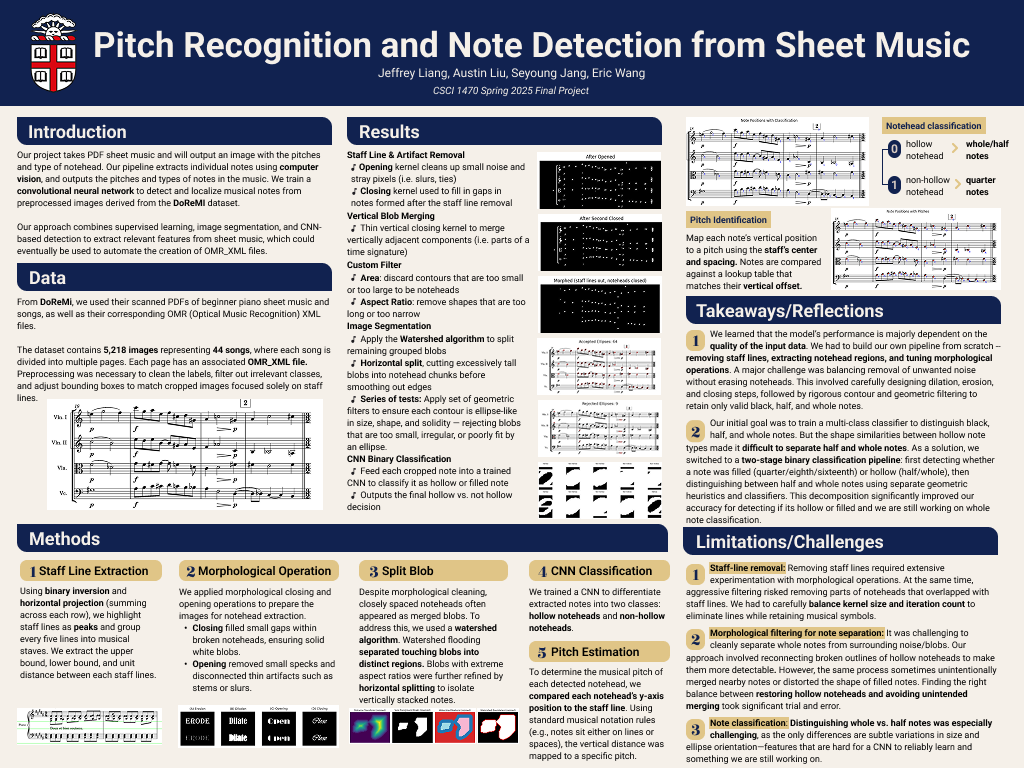
#> input picture poster.png, 1024 x 768 px, given in place of Alkan - Posement-001.png, which was not available
$ jupyter execute --allow-errors brown-s25-final-project-draft.ipynb   (shell and % lines are left out)   (text cells are left out)
#> lines starting #> are read from the running program, lines starting #| are printed output that depends on the picture; after the words box and inside, x2 and y2 are one past the last pixel; in counts of white or black regions, pixels touching at a corner belong together; pictures that were not available may be replaced by others from this repository, and a replacement may not be noted
[cell 1]
# Useful commamnds

[cell 2]
import numpy as np
from PIL import Image
import xml.etree.ElementTree as ET
from tqdm import tqdm
import os
import matplotlib.pyplot as plt

doremi_dir = "/kaggle/input/doremi-raw-dataset/DoReMi_v1/"
IMAGE_WIDTH = 2475
IMAGE_HEIGHT = 1577

[cell 3]
img_path = doremi_dir + 'Images/Alkan - Posement-001.png'
image = Image.open(img_path)
#> image is the input picture: PIL image 1024x768 RGBA; mean R, G, B, A 174.6, 174.2, 177.8, 255
file_path = doremi_dir + 'Parsed_by_page_omr_xml/Parsed_Alkan - Posement-layout-0-muscima_Page_1.xml'
#> (the rest of this cell did not finish here and is left out)

[cell 4]
class Staff:
    def __init__(self, center: float, upper_bound: int, lower_bound: int, unit_size: float, track: int):
        self.center = center
        self.upper_bound = upper_bound
        self.lower_bound = lower_bound
        self.unit_size = unit_size
        self.track = track

    def __repr__(self):
        return (
            "Staff {\n"
            f"    Center: {self.center:.1f}\n"
            f"    Upper bound: {self.upper_bound}\n"
            f"    Lower bound: {self.lower_bound}\n"
            f"    Unit size: {self.unit_size:.1f}\n"
            f"    Track: {self.track}\n"
            "}"
        )

[cell 5]
import cv2
from scipy.signal import find_peaks
import numpy as np
import matplotlib.pyplot as plt

# Step 0: Convert grayscale
image_gray = image.convert("L")
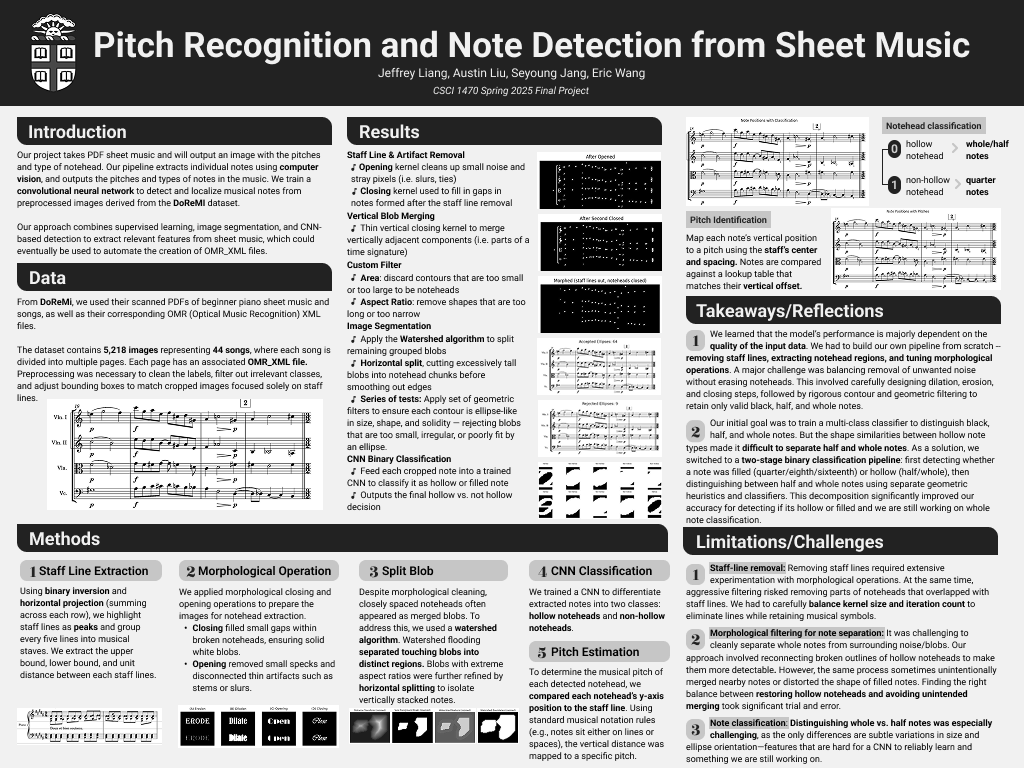
#> image_gray: PIL image 1024x768 L; min 0, max 255, mean 174.8
image_np = np.array(image_gray)

# Step 1: Binarize image
_, binary = cv2.threshold(image_np, 0, 255, cv2.THRESH_BINARY_INV + cv2.THRESH_OTSU)
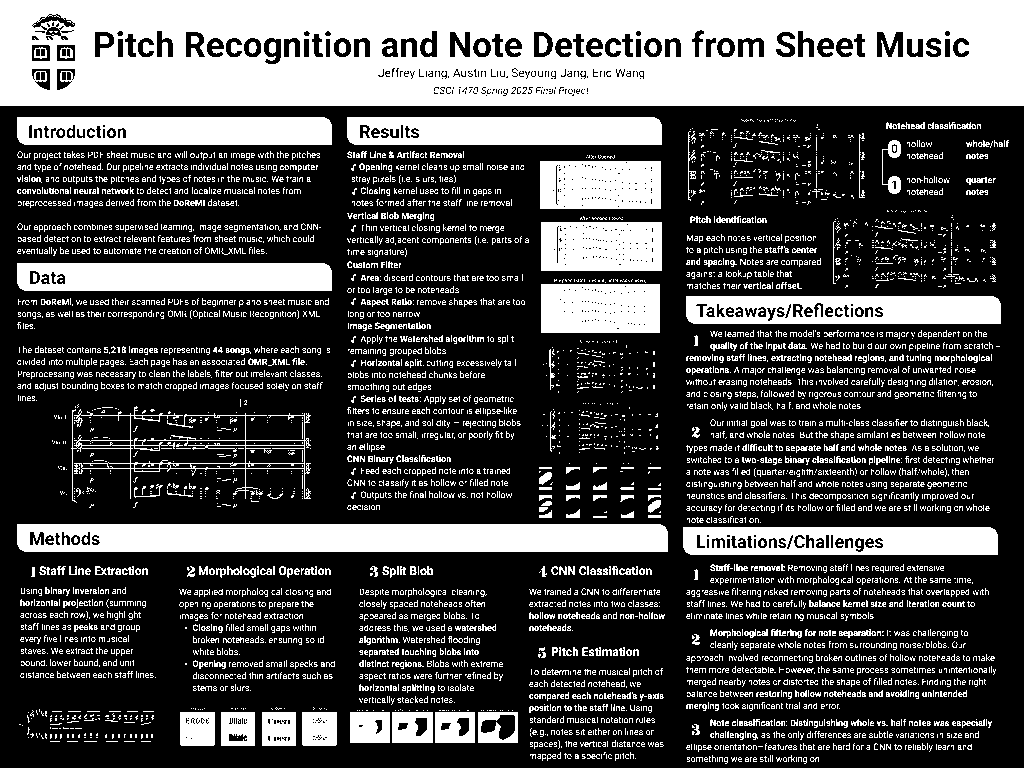
#> binary: shape (768, 1024); 31.5% white; 5452 white regions (4830 under 20 px), largest, box (x1, y1, x2, y2) and area: (0, 0, 1024, 106) 96220, (17, 524, 668, 552) 17713, (17, 263, 332, 291) 8511

# Step 2: Horizontal projection
horizontal_projection = np.sum(binary, axis=1)
#> horizontal_projection = 768 values, max 261120 at index 0, min 0 at index 106, mean 82315.2

# Step 3: Detect staffline peaks
peaks, _ = find_peaks(horizontal_projection, height=np.max(horizontal_projection) * 0.5, distance=5)
#> peaks = 22 values from 21 to 548

# Step 4: Group into staves (5 lines per group)
grouped_staffs = []
for i in range(0, len(peaks) - 4, 5):
    group = peaks[i:i+5]
    grouped_staffs.append(group)
#> this loop made 4 passes
#> (i, group) on passes 2 to 4: (5, [57, 65, 74, 80, 86]), (10, [94, 100, 124, 135, 142]), (15, [264, 288, 300, 316, 531])
#> group on pass 1: [21, 27, 36, 44, 50]
#> after the loop, grouped_staffs = [[21, 27, 36, 44, 50], [57, 65, 74, 80, 86], [94, 100, 124, 135, 142], [264, 288, 300, 316, 531]]

# Step 5: Convert grayscale to RGB for drawing
image_color = np.stack([image_np]*3, axis=-1)

# Step 6: Draw bounding boxes and print structured output
staff_bounds = []
staff_bounds = []
staff_objects = []

for i, group in enumerate(grouped_staffs):
    y_center = float(np.mean(group))
    unit_size = float(np.mean(np.diff(group)))
    padding = int(unit_size * 3.5)

    y_min = int(np.min(group) - padding)
    y_max = int(np.max(group) + padding)
    track = i % 2 + 1

    staff = Staff(
        center=y_center,
        upper_bound=y_min,
        lower_bound=y_max,
        unit_size=unit_size,
        track=track
    )
    staff_objects.append(staff)
    staff_bounds.append((y_min, y_max))

    cv2.rectangle(image_color, (0, y_min), (image_np.shape[1], y_max), (0, 255, 0), 2)
    print(staff)
#> this loop made 4 passes
#> (group, y_center, unit_size, padding, y_min, y_max, track) on passes 1 to 4: ([21, 27, 36, 44, 50], 35.6, 7.25, 25, -4, 75, 1), ([57, 65, 74, 80, 86], 72.4, 7.25, 25, 32, 111, 2), ([94, 100, 124, 135, 142], 119, 12, 42, 52, 184, 1), ([264, 288, 300, 316, 531], 339.8, 66.75, 233, 31, 764, 2)
#> (printed output is left out)
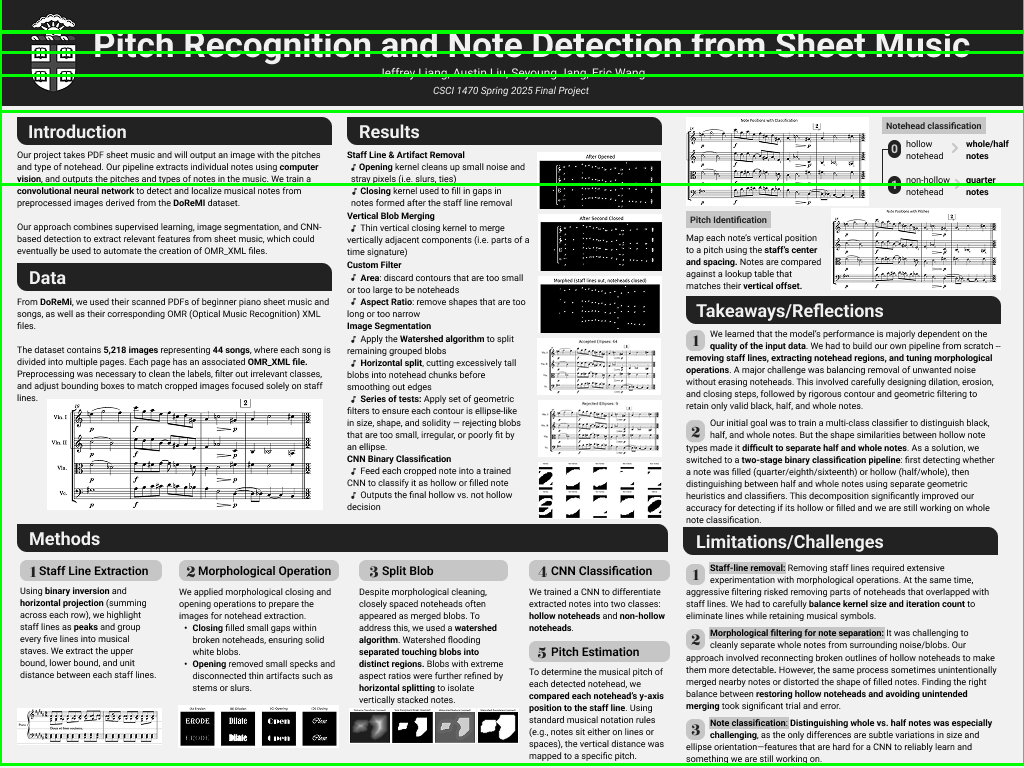
#> image_color: shape (768, 1024, 3); mean of channels 0, 1, 2 170.5, 177.6, 170.5; drawn as B, G, R
#> after the loop, staff_bounds = [(-4, 75), (32, 111), (52, 184), (31, 764)]; staff_objects = 4 items


# Step 7: Show image with bounding boxes
plt.figure(figsize=(20, 20))
plt.imshow(image_color)
plt.axis("off")
plt.show()

[cell 6]
import re
import pprint

def natural_key(string):
    return [int(s) if s.isdigit() else s.lower() for s in re.split('(\d+)', string)]

#Sorts Images and Parsed_by_page_omr_xml directories
image_list = os.listdir(doremi_dir+ "Images")
omr_xml_list =  os.listdir(doremi_dir + "Parsed_by_page_omr_xml")
image_list.sort(key=natural_key)
omr_xml_list.sort(key=natural_key)

#Matches each .png file to their respective omr_xml file
image_to_omr = {img: omr for img, omr in zip(image_list, omr_xml_list)}
#pprint.pprint(image_to_omr)

[cell 7]
def extract_staffs_from_image(cropped_image, padding_multiplier=4.5):
#> called with padding_multiplier = 4.5
    image_gray = cropped_image.convert("L")
    image_np = np.array(image_gray)
    _, binary = cv2.threshold(image_np, 0, 255, cv2.THRESH_BINARY_INV + cv2.THRESH_OTSU)
    horizontal_projection = np.sum(binary, axis=1)
    peaks, _ = find_peaks(horizontal_projection, height=np.max(horizontal_projection) * 0.5, distance=5)
#> peaks = 22 values from 21 to 548

    grouped_staffs = []
    for i in range(0, len(peaks) - 4, 5):
        group = peaks[i:i+5]
        grouped_staffs.append(group)

    staff_objects = []
    for i, group in enumerate(grouped_staffs):
        y_center = float(np.mean(group))
        unit_size = float(np.mean(np.diff(group)))
        padding = int(unit_size * padding_multiplier)

        y_min = int(np.min(group) - padding)
        y_max = int(np.max(group) + padding)
        track = i % 2 + 1

        staff = Staff(
            center=y_center,
            upper_bound=y_min,
            lower_bound=y_max,
            unit_size=unit_size,
            track=track
        )
        staff_objects.append(staff)
#> this loop made 4 passes
#> (group, y_center, unit_size, padding, y_min, y_max, track) on passes 1 to 4: ([21, 27, 36, 44, 50], 35.6, 7.25, 32, -11, 82, 1), ([57, 65, 74, 80, 86], 72.4, 7.25, 32, 25, 118, 2), ([94, 100, 124, 135, 142], 119, 12, 54, 40, 196, 1), ([264, 288, 300, 316, 531], 339.8, 66.75, 300, -36, 831, 2)
#> after the loop, staff_objects = 4 items

    return staff_objects

[cell 8]
from PIL import Image
import os

single_track_images = []
staff_data_per_image = {}

for image_name in image_list:
    image_path = os.path.join(doremi_dir, "Images", image_name)
    try:
        cropped_image = Image.open(image_path)
        staff_objects = extract_staffs_from_image(cropped_image)

        tracks = set(s.track for s in staff_objects)
#> tracks = 2 items
        if tracks == {1}:  # Only track 1
            single_track_images.append(image_name)
            staff_data_per_image[image_name] = staff_objects  # store staff info

        if len(single_track_images) == 200:
            break
    except Exception as e:
        print(f"Skipping {image_name} due to error: {e}")
        continue

# Confirm results
print(f"\nFound {len(single_track_images)} single-track images.\n")

[cell 9]
max_height = 0
max_image_name = None
max_upper = None
max_lower = None

for image_name in single_track_images:
    image_path = os.path.join(doremi_dir + "Images", image_name)
    cropped_image = Image.open(image_path)

    staff_objects = extract_staffs_from_image(cropped_image)
    #print(staff_objects)
    if max_upper == None or staff_objects[0].upper_bound < max_upper:
        max_upper = staff_objects[0].upper_bound
    if max_lower == None or staff_objects[0].lower_bound > max_lower:
        max_lower = staff_objects[0].lower_bound

print(f"Upper bound: {max_upper}")
print(f"Lower bound: {max_lower}")

[cell 10]
#To view an image [0,5217]
key_list = list(image_to_omr.keys())
#> (the rest of this cell did not finish here and is left out)

[cell 11]
class Note:
    # [6 lines left out: function __init__, not called in this run]
    def gather_coordinates(self):
        return [self.top, self.left, self.width, self.height]
    def create_box(self):
        return [(self.left, self.top), (self.left + self.width, self.top + self.height)]

[cell 12]
import xml.etree.ElementTree as ET

image_to_notes = {}
for key in single_track_images:
# Parse the XML file
    xml_path = os.path.join(doremi_dir, "Parsed_by_page_omr_xml", image_to_omr[key])
    tree = ET.parse(xml_path)
    root = tree.getroot()
# Define target classnames
    target_classes = {'noteheadBlack', 'noteheadHalf', 'noteheadWhole'}

# Collect matching nodes
    matching_nodes = []

# Loop through all <Node> elements
    for node in root.findall('.//Node'):
        class_name = node.find('ClassName')
        if class_name is not None and class_name.text in target_classes:
            matching_nodes.append(node)

# Print results
    final_notes = []
    for match in matching_nodes:
        note = Note(match.find("ClassName").text, int(match.find("Top").text), int(match.find("Left").text), int(match.find("Width").text), int(match.find("Height").text))
        final_notes.append(note)
    image_to_notes[key] = final_notes
#pprint.pprint(image_to_notes)

[cell 13]
first_200_image_to_notes = {key: image_to_notes[key] for key in single_track_images if key in image_to_notes}

top = max_upper
bottom = max_lower

cropped_note_pairs = []
for i, img_name in enumerate(first_200_image_to_notes.keys()):
    image_path = os.path.join(doremi_dir + "Images", img_name)
    img = Image.open(image_path)
    width = img.width
    # Crop image to vertical slice (top to bottom)
    cropped = img.crop((0, top, width, bottom))
    image_notes = image_to_notes[img_name]
    for note in image_notes:
        note.top -= max_upper
    cropped_note_pairs.append((cropped, image_notes))

[cell 14]
from PIL import Image, ImageDraw

# [20 lines of commented-out code are left out]

[cell 15]
import cv2
import numpy as np
import matplotlib.pyplot as plt

WIDTH_FACTOR = 0.5
HEIGHT_FACTOR = 0.4
MIN_AREA = 150 # pixels

MAX_HEIGHT_WIDTH_RATIO = 2.0
MIN_WIDTH_HEIGHT_RATIO = 0.5

# [111 lines left out: functions remove_staff_lines, extract_noteheads, not called in this run]

[cell 16]
img_contours = []
#> (the rest of this cell did not finish here and is left out)

[cell 17]
# CONSTANTS
PAD = 4
MAX_AREA = 500 # max area of a notehead

[cell 18]
# [54 lines left out: functions get_roi_coords, split_horizontal_blob, not called in this run]

[cell 19]
# [116 lines left out: function split_blob, not called in this run]

[cell 20]
import cv2
import numpy as np

# [149 lines left out: function refine_and_fit_ellipses, not called in this run]

#> (a cell that did not finish here is left out)

[cell 22]
# [39 lines left out: function crop_pad_notes, not called in this run]

#> (the rest of this cell did not finish here and is left out)

[cell 23]
import re
import os

def filtering_images(path, pattern):
    '''
    Given the OMR_XML path, it will find all images with all three notehead classes programmatically.

    We will use regex to identify `noteheadBlack`, `noteheadHalf`, `noteheadWhole` and their occurrences.
    '''
    filtered_files = {}
    for root, dirs, files in os.walk(path):
        for file in files:
            file_path = os.path.join(root, file)
            with open(file_path, 'r', encoding='utf-8') as f:
                text_file = f.read()

            counts = len(pattern.findall(text_file))
            if counts > 0:
                filtered_files[file] = counts

    return filtered_files
path = "/kaggle/input/doremi-raw-dataset/DoReMi_v1/OMR_XML"
patterns = {
    'noteheadBlack': re.compile(r'noteheadBlack'),
    'noteheadHalf':  re.compile(r'noteheadHalf'),
    'noteheadWhole': re.compile(r'noteheadWhole'),
}
#> (the rest of this cell did not finish here and is left out)

[cell 24]
IMAGES_DIR = '/kaggle/input/doremi-raw-dataset/DoReMi_v1/Images'
names = ["Delius", "Webern", "Schumann"]
for root, dirs, files in os.walk(IMAGES_DIR):
    for file in files:
        if any(name in file for name in names):
            print(file)

[cell 25]
selected_files = [
    "Delius - String Quartet mvt III",
    "Schumann - String Quartet 1 mvt 3",
    "Webern - Variations Op 27 III"]

image_path = "/kaggle/input/doremi-raw-dataset/DoReMi_v1/Images"

def find_images(img_dir, files):
    res = {}
    for xml in files:
        images = []
        for root, dirs, files in os.walk(img_dir):
            for file in files:
                if file.startswith(xml):
                    images.append(file)
        res[xml] = images
    return res

mapping = find_images(image_path, selected_files)
